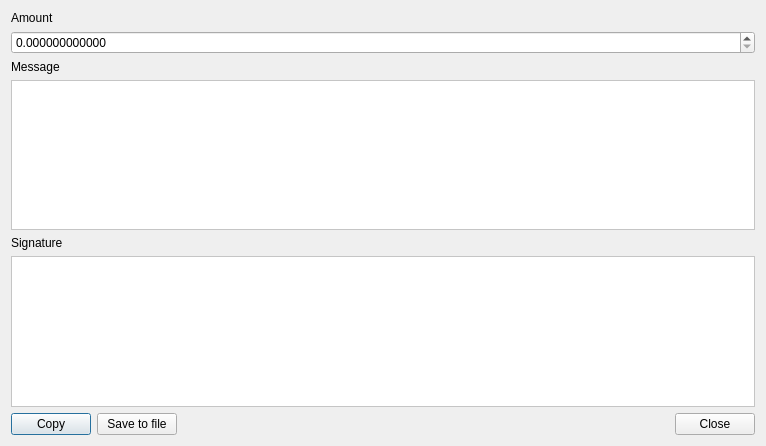
<?xml version="1.0" encoding="UTF-8"?>
<ui version="4.0">
 <class>GetBalanceProofDialog</class>
 <widget class="QDialog" name="GetBalanceProofDialog">
  <property name="geometry">
   <rect>
    <x>0</x>
    <y>0</y>
    <width>766</width>
    <height>446</height>
   </rect>
  </property>
  <property name="minimumSize">
   <size>
    <width>600</width>
    <height>150</height>
   </size>
  </property>
  <property name="maximumSize">
   <size>
    <width>16777215</width>
    <height>16777215</height>
   </size>
  </property>
  <property name="windowTitle">
   <string>Get proof of balance</string>
  </property>
  <property name="windowIcon">
   <iconset resource="../../resources.qrc">
    <normaloff>:/images/cryptonote</normaloff>:/images/cryptonote</iconset>
  </property>
  <layout class="QGridLayout" name="gridLayout">
   <item row="1" column="0">
    <widget class="QDoubleSpinBox" name="m_amountSpin">
     <property name="locale">
      <locale language="English" country="UnitedStates"/>
     </property>
     <property name="decimals">
      <number>12</number>
     </property>
     <property name="minimum">
      <double>0.000000000000000</double>
     </property>
     <property name="maximum">
      <double>999999999999999.000000000000000</double>
     </property>
     <property name="value">
      <double>0.000000000000000</double>
     </property>
    </widget>
   </item>
   <item row="4" column="0">
    <widget class="QLabel" name="label_3">
     <property name="text">
      <string>Signature</string>
     </property>
    </widget>
   </item>
   <item row="2" column="0">
    <widget class="QLabel" name="label_2">
     <property name="text">
      <string>Message</string>
     </property>
    </widget>
   </item>
   <item row="3" column="0">
    <widget class="QTextEdit" name="m_messageEdit">
     <property name="sizePolicy">
      <sizepolicy hsizetype="Expanding" vsizetype="MinimumExpanding">
       <horstretch>0</horstretch>
       <verstretch>0</verstretch>
      </sizepolicy>
     </property>
     <property name="minimumSize">
      <size>
       <width>0</width>
       <height>100</height>
      </size>
     </property>
     <property name="baseSize">
      <size>
       <width>0</width>
       <height>0</height>
      </size>
     </property>
     <property name="styleSheet">
      <string notr="true">background-color: white;</string>
     </property>
    </widget>
   </item>
   <item row="5" column="0">
    <widget class="QTextEdit" name="m_signatureEdit">
     <property name="sizePolicy">
      <sizepolicy hsizetype="Expanding" vsizetype="Preferred">
       <horstretch>0</horstretch>
       <verstretch>0</verstretch>
      </sizepolicy>
     </property>
     <property name="minimumSize">
      <size>
       <width>0</width>
       <height>25</height>
      </size>
     </property>
     <property name="baseSize">
      <size>
       <width>0</width>
       <height>0</height>
      </size>
     </property>
     <property name="styleSheet">
      <string notr="true">background-color: white;</string>
     </property>
     <property name="readOnly">
      <bool>true</bool>
     </property>
    </widget>
   </item>
   <item row="6" column="0">
    <layout class="QHBoxLayout" name="m_proofHorizontalLayout">
     <item>
      <widget class="QPushButton" name="m_copyProofButton">
       <property name="text">
        <string>Copy</string>
       </property>
      </widget>
     </item>
     <item>
      <widget class="QPushButton" name="m_saveProofButton">
       <property name="text">
        <string>Save to file</string>
       </property>
      </widget>
     </item>
     <item>
      <spacer name="horizontalSpacer">
       <property name="orientation">
        <enum>Qt::Horizontal</enum>
       </property>
       <property name="sizeHint" stdset="0">
        <size>
         <width>40</width>
         <height>20</height>
        </size>
       </property>
      </spacer>
     </item>
     <item>
      <widget class="QPushButton" name="m_proofCloseButton">
       <property name="text">
        <string>Close</string>
       </property>
      </widget>
     </item>
    </layout>
   </item>
   <item row="0" column="0">
    <widget class="QLabel" name="label">
     <property name="text">
      <string>Amount</string>
     </property>
    </widget>
   </item>
  </layout>
 </widget>
 <resources>
  <include location="../../resources.qrc"/>
 </resources>
 <connections>
  <connection>
   <sender>m_proofCloseButton</sender>
   <signal>clicked()</signal>
   <receiver>GetBalanceProofDialog</receiver>
   <slot>accept()</slot>
   <hints>
    <hint type="sourcelabel">
     <x>622</x>
     <y>274</y>
    </hint>
    <hint type="destinationlabel">
     <x>333</x>
     <y>149</y>
    </hint>
   </hints>
  </connection>
  <connection>
   <sender>m_messageEdit</sender>
   <signal>textChanged()</signal>
   <receiver>GetBalanceProofDialog</receiver>
   <slot>genProof()</slot>
   <hints>
    <hint type="sourcelabel">
     <x>312</x>
     <y>102</y>
    </hint>
    <hint type="destinationlabel">
     <x>312</x>
     <y>164</y>
    </hint>
   </hints>
  </connection>
  <connection>
   <sender>m_amountSpin</sender>
   <signal>valueChanged(double)</signal>
   <receiver>GetBalanceProofDialog</receiver>
   <slot>genProof()</slot>
   <hints>
    <hint type="sourcelabel">
     <x>382</x>
     <y>37</y>
    </hint>
    <hint type="destinationlabel">
     <x>382</x>
     <y>222</y>
    </hint>
   </hints>
  </connection>
  <connection>
   <sender>m_copyProofButton</sender>
   <signal>clicked()</signal>
   <receiver>GetBalanceProofDialog</receiver>
   <slot>copyProof()</slot>
   <hints>
    <hint type="sourcelabel">
     <x>55</x>
     <y>424</y>
    </hint>
    <hint type="destinationlabel">
     <x>382</x>
     <y>222</y>
    </hint>
   </hints>
  </connection>
  <connection>
   <sender>m_saveProofButton</sender>
   <signal>clicked()</signal>
   <receiver>GetBalanceProofDialog</receiver>
   <slot>saveProof()</slot>
   <hints>
    <hint type="sourcelabel">
     <x>145</x>
     <y>424</y>
    </hint>
    <hint type="destinationlabel">
     <x>382</x>
     <y>222</y>
    </hint>
   </hints>
  </connection>
 </connections>
</ui>
